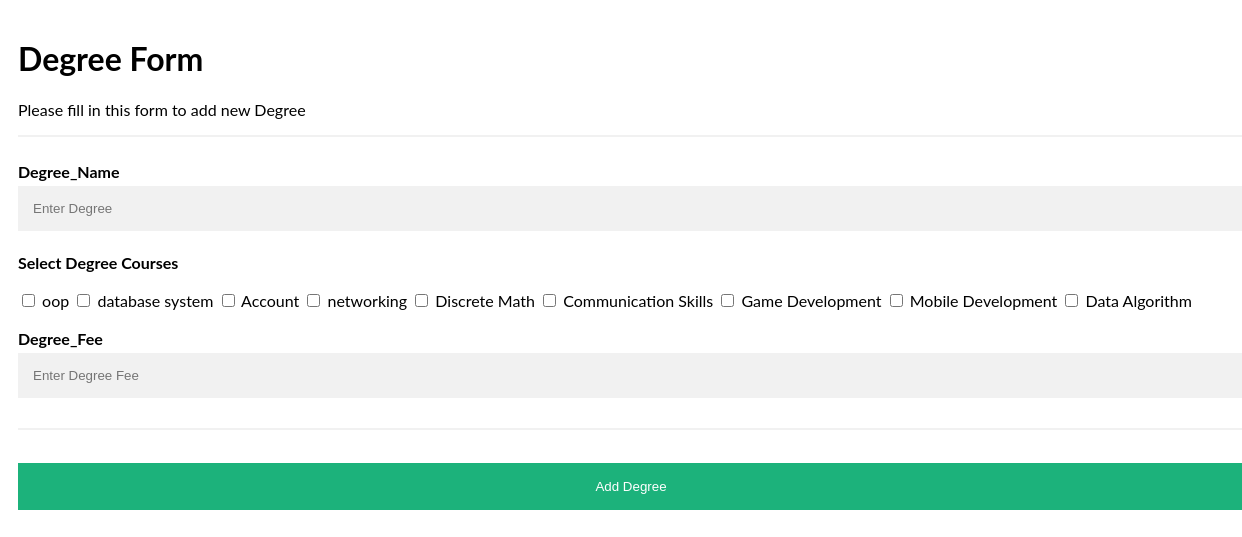
The app's page /addDegree.php with its own data.
### tables this page shows
CREATE TABLE `courses` (
  `course_id` int(6) NOT NULL,
  `course_name` varchar(55) NOT NULL,
  `credit_hours` int(10) NOT NULL
);

### addDegree.php (the view, shortened to what this page needs)
<!DOCTYPE html>
<html lang="en">
<head>
  <link rel="stylesheet" href="style.css">
</head>
<body>
 <form action="degree.php" method="POST">
  <div class="container">
    <h1>Degree Form</h1>
    <p>Please fill in this form to add new Degree</p>
    <hr>
    <label for="Degree_Name"><b>Degree_Name</b></label>
    <input type="text" placeholder="Enter Degree" name="degree_name" id="degree_name" required>
    <label for="courses"><b>Select Degree Courses</b></label><br><br>
    <?php
        require_once 'conn.php';
       $query  = "SELECT * FROM courses";
        $result = mysqli_query($conn, $query);
       if (mysqli_num_rows($result) > 0)
         {
         while($row = mysqli_fetch_assoc($result))
         {?>
          <input type="checkbox" id="courses" name="degree_courses[]" value="<?php echo $row['course_name'];?>">
           <?php echo $row['course_name'];?>
          <?php
         }
        }
      ?>
    <br><br><label for="Degree_Fee"><b>Degree_Fee</b></label>
    <input type="number" placeholder="Enter Degree Fee" name="degree_fee" id="degree_fee" required>
    <hr>
    <button type="submit"  name ="addDegree" class="addcoursebtn">Add Degree</button>
   </div>
 </form>
</body>
</html>

### style.css (style rules this page uses)
body { font-family: "Lato", sans-serif; }
.container { padding:10px; width: 100%; }
input[type=text], input[type=number] { width: 100%; padding: 15px; margin: 5px 0 22px 0; display: inline-block; border: none; background: #f1f1f1; }
hr { border: 1px solid #f1f1f1; margin-bottom: 25px; }
.addcoursebtn { background-color: #04AA6D; color: white; padding: 16px 20px; margin: 8px 0; border: none; cursor: pointer; width: 100%; opacity: 0.9; }

### records on screen
courses: course_name "oop"
courses: course_name "database system"
courses: course_name "Account"
courses: course_name "networking"
courses: course_name "Discrete Math"
courses: course_name "Communication Skills"
courses: course_name "Game Development"
courses: course_name "Mobile Development"
courses: course_name "Data Algorithm"
